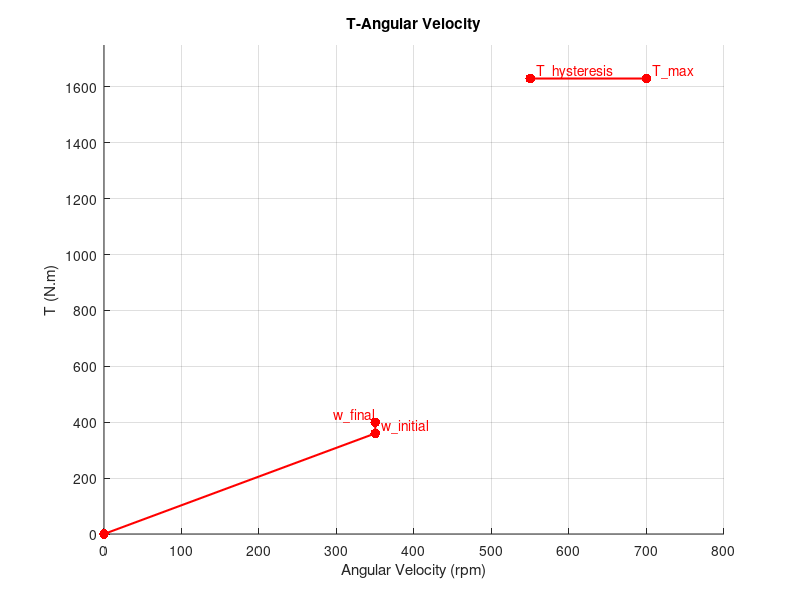

MATLAB code for this plot:
% 1. 定義數據點 (根據圖片估計的數值)
% x 座標: Angular Velocity (rpm)
% y 座標: F (N)

% 數據點座標 [x, y]
origin = [0, 0];
hysteresis_width = 10; % 假設的滯後寬度
w_initial = [350, 360];
w_final = [350, 400];
T_max = [700, 1630];
T_hysteresis = [550, T_max(2)];

% 2. 建立畫布
figure;
hold on; % 保持圖層，以便在同一張圖畫多個點
grid on; % 開啟網格

% 3. 繪製數據點
% 繪製 w_final 與 w_initial 的連線
plot([origin(1), w_initial(1)], [origin(2), w_initial(2)], 'r-', 'LineWidth', 1.5);
plot([w_final(1), w_initial(1)], [w_final(2), w_initial(2)], 'r-', 'LineWidth', 1.5);

% 繪製 T_hysteresis 與 T_max 的連線
plot([T_hysteresis(1), T_max(1)], [T_hysteresis(2), T_max(2)], 'r-', 'LineWidth', 1.5);

% 'filled' 表示實心圓點
scatter(origin(1), origin(2), 50, 'r', 'filled');
scatter(w_final(1), w_final(2), 50, 'r', 'filled');
scatter(w_initial(1), w_initial(2), 50, 'r', 'filled');
scatter(T_hysteresis(1), T_hysteresis(2), 50, 'r', 'filled');
scatter(T_max(1), T_max(2), 50, 'r', 'filled');

% 4. 加上文字標籤 (使用 text 函數)
% 語法: text(x, y, '字串', '屬性', '值')
text(w_final(1), w_final(2), '  w\_final', 'Color', 'r', 'VerticalAlignment', 'bottom', 'HorizontalAlignment', 'right');
text(w_initial(1), w_initial(2), '  w\_initial', 'Color', 'r', 'VerticalAlignment', 'bottom', 'HorizontalAlignment', 'left');
text(T_hysteresis(1), T_hysteresis(2), '  T\_hysteresis', 'Color', 'r', 'VerticalAlignment', 'bottom', 'HorizontalAlignment', 'left');
text(T_max(1), T_max(2), '  T\_max', 'Color', 'r', 'VerticalAlignment', 'bottom', 'HorizontalAlignment', 'left');

% 5. 設定座標軸範圍與標籤
xlabel('Angular Velocity (rpm)');
ylabel('T (N.m)');
title('T-Angular Velocity');

xlim([0 800]);    % 設定 X 軸範圍
ylim([0 1750]);   % 設定 Y 軸範圍

% 設定座標軸刻度 (與原圖一致)
set(gca, 'XTick', 0:100:800);
set(gca, 'YTick', 0:200:1600);

hold off;
